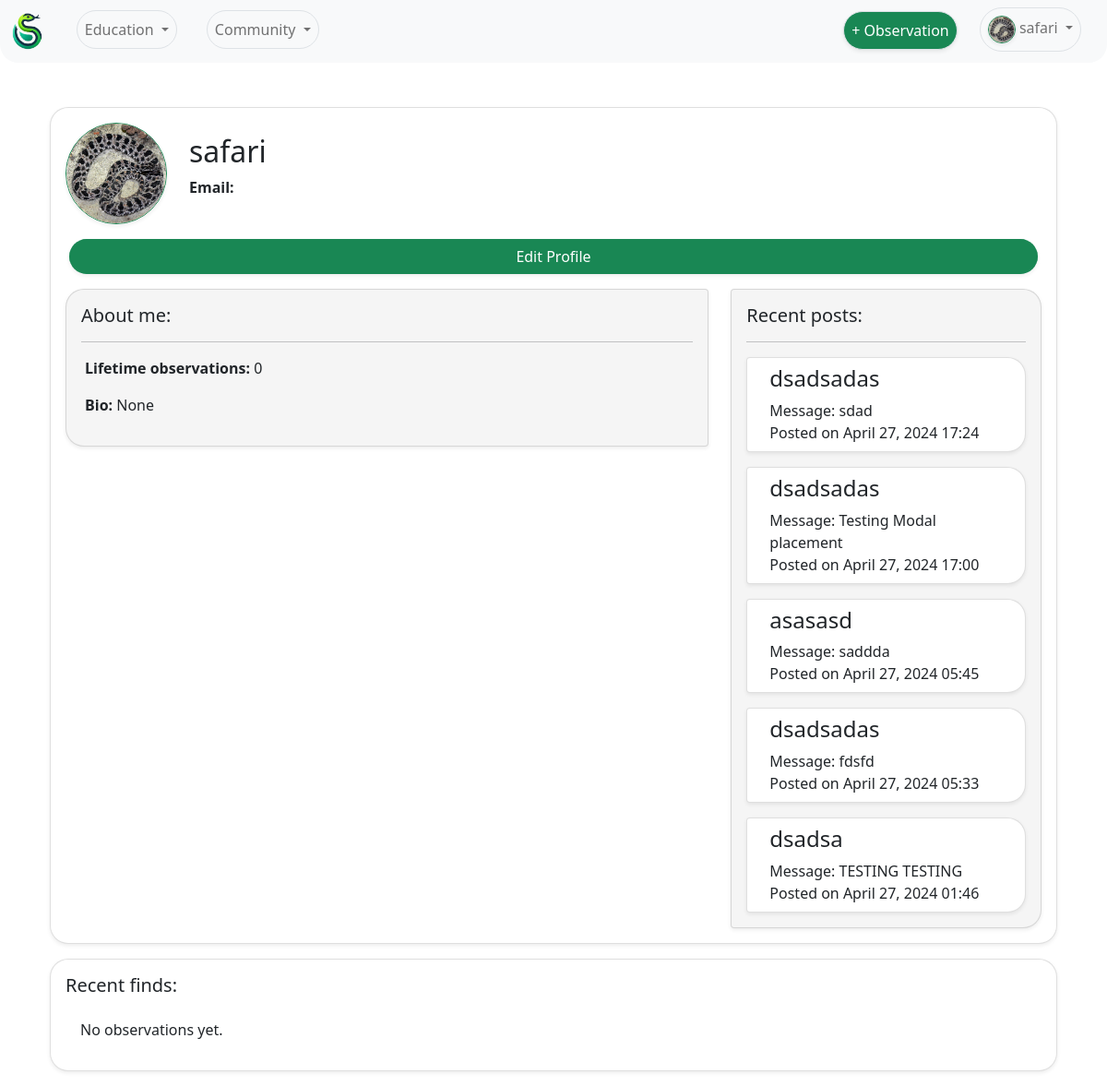
/auth/profile/ (signed in), run on an earlier commit of the app's database.
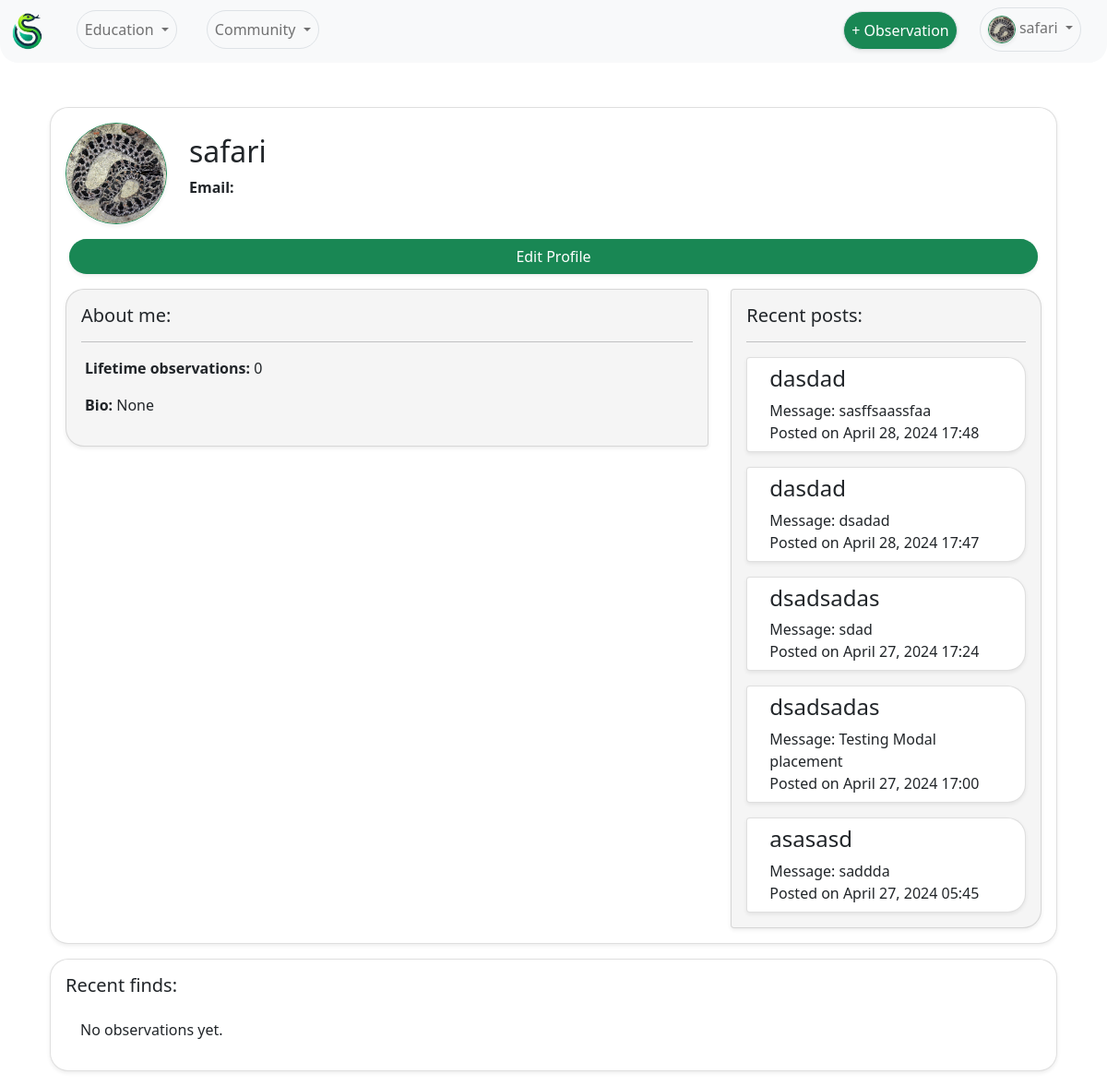
And on a later commit of the database.
### Forum/models.py (models this page shows, shortened)
class Post(models.Model):
    thread = models.ForeignKey(Thread, on_delete=models.CASCADE, related_name='posts')
    message = models.TextField()
    created_by = models.ForeignKey(User, on_delete=models.CASCADE, related_name='posts_created')
    created_at = models.DateTimeField(auto_now_add=True)
    updated_at = models.DateTimeField(auto_now=True)

class Thread(models.Model):
    title = models.CharField(max_length=255)
    board = models.ForeignKey(Board, on_delete=models.CASCADE, related_name='threads')
    starter = models.ForeignKey(User, on_delete=models.CASCADE, related_name='threads_started')
    created_at = models.DateTimeField(auto_now_add=True)
    updated_at = models.DateTimeField(auto_now=True)

### UserAuth/views.py (the view)
# urls.py: path('profile/', views.profile_view, name='profile'),
@login_required
def profile_view(request, username=None):
    if username:
        user = get_object_or_404(User, username=username)
    else:
        user = request.user
    userprofile = UserProfile.objects.get(user=user)
    observations = UserObservation.objects.filter(user=user.userprofile)
    recentPosts = Post.objects.filter(created_by=user).order_by('-created_at')[:5] # Get the 5 most recent posts by the user
    recentobservations = observations.order_by('-date')[:6] # Get the 6 most recent observations by the user
    context = {
        'user': user,
        'userprofile': userprofile,
        'observations': observations,
        'recentPosts': recentPosts,
        'recentobservations': recentobservations
    }
    return render(request, 'profile.html', context)

### UserAuth/templates/profile.html (shortened to what the changed rows need)
{% extends 'base.html' %}
{% block content %}
{% load static %}
<div class="container my-3">
    <div class="card shadow-sm" style="border-radius: 20px; overflow: hidden;">
        <div class="card-body">
            <div class="row align-items-center">
                <div class="col">
                    <h2 class="card-title">
                        {{ user.username | slice:":15" }}
                    </h2>
                </div>
            </div>
            <div class="row mt-3">
                <div class="col-md-4">
                    <div class="card shadow-sm" style="background-color:whitesmoke; border-top-right-radius: 20px; border-bottom-right-radius: 20px; overflow:hidden">
                        <div class="card-body">
                            {% if recentPosts %}
                                {% for post in recentPosts %}
                                <a href="{% url 'thread_posts' thread_id=post.thread.id %}" class="text-decoration-none" aria-label="Read more about {{ post.thread.title }}">
                                <div class="card shadow-sm mt-3 recentpost" style="border-top-right-radius: 20px; border-bottom-right-radius: 20px; overflow: hidden;">
                                    <div class="mx-4 mt-2 mb-2">
                                        <h4 class="card-title">{{ post.thread.title }}</h4>
                                        <p class="card-text">
                                            Message: {{ post.message|truncatechars:50 }}
                                            <br>
                                            Posted on {{ post.created_at|date:"F d, Y H:i" }}
                                        </p>
                                    </div>
                                </div>
                                </a>
                            {% endfor %}
                            {% else %}
                                <p class="mx-1">No recent posts to display.</p>
                            {% endif %}
                        </div>
                    </div>
                </div>
            </div>
        </div>
    </div>
</div>
{% endblock content %}

What changed in the data, as far as the page shows it:
no longer on this page (row unchanged): Post: thread "dsadsadas", message "fdsfd", created_at "April 27, 2024 05:33"
no longer on this page (row unchanged): Post: thread "dsadsa", message "TESTING TESTING", created_at "April 27, 2024 01:46"
added Post: thread "dasdad", message "sasffsaassfaa", created_at "April 28, 2024 17:48"
added Post: thread "dasdad", message "dsadad", created_at "April 28, 2024 17:47"
